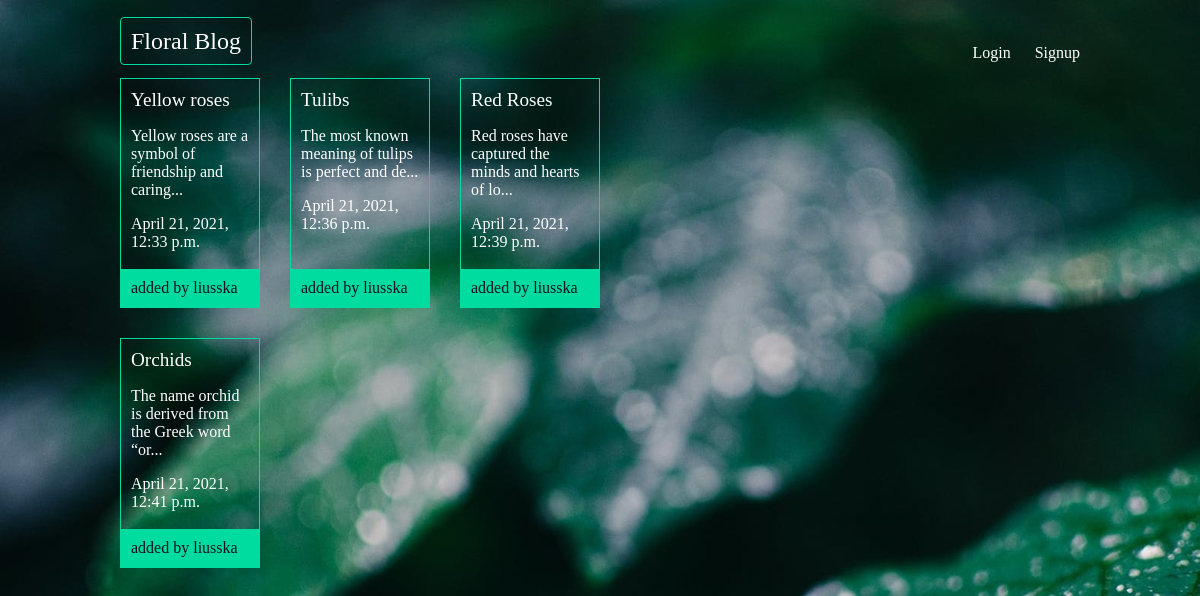
The app's page /articles/ with its own data.
### articles/models.py (models this page shows, shortened)
class Article(models.Model):
    title = models.CharField(max_length=100)
    slug = models.SlugField()
    body = models.TextField()
    date = models.DateTimeField(auto_now_add=True)
    thumb = models.ImageField(default='default.jpg', blank=True)
    author = models.ForeignKey(User, default=None, on_delete=models.CASCADE)
    def snippet(self):
        return self.body[:50] + '...'

### articles/views.py (the view)
def article_list(request):
    articles = Article.objects.all().order_by('date')
    return render(request, 'articles/article_list.html', {'articles': articles})

### articles/templates/articles/article_list.html
{% extends 'base_layout.html' %}
{% block content %}
    <div class="articles">
    {% for article in articles %}
        <div class="article">
            <h2><a href="{% url 'articles:detail' slug=article.slug %}"> {{ article.title }} </a></h2>
            <p>{{ article.snippet }}</p>
            <p>{{ article.date }}</p>
            <p class="author">added by {{ article.author.username }}</p>
        </div>
    {% endfor %}
    </div>
{% endblock %}

### assets/styles.css (style rules this page uses)
body { background-color: #004055; background-image: url("woods2.jpg"); background-repeat-y: no-repeat; color: #fff; }
body * { font-family: Ubuntu; }
h1, h2, h3, h4, h5 { font-weight: normal; margin: 0; }
a, a:hover, a:visited { color: #fff; text-decoration: none; }
.articles { display: grid; grid-template-columns: 1fr 1fr 1fr; grid-gap: 30px; }
.article { padding: 10px; border: 1px solid #00dba0; position: relative; padding-bottom: 40px; }
.article h2 { font-size: 1.2em; }
.article .author { padding: 10px; background: #00dba0; position: absolute; right: 0; bottom: 0; margin: 0; left: 0; color: #0f121f; }

### records on screen
Article: title "Yellow roses", snippet "Yellow roses are a symbol of friendship and caring...", date "April 21, 2021, 12:33 p.m.", author.username "liusska"
Article: title "Tulibs", snippet "The most known meaning of tulips is perfect and de...", date "April 21, 2021, 12:36 p.m.", author.username "liusska"
Article: title "Red Roses", snippet "Red roses have captured the minds and hearts of lo...", date "April 21, 2021, 12:39 p.m.", author.username "liusska"
Article: title "Orchids", snippet "The name orchid is derived from the Greek word “or...", date "April 21, 2021, 12:41 p.m.", author.username "liusska"
